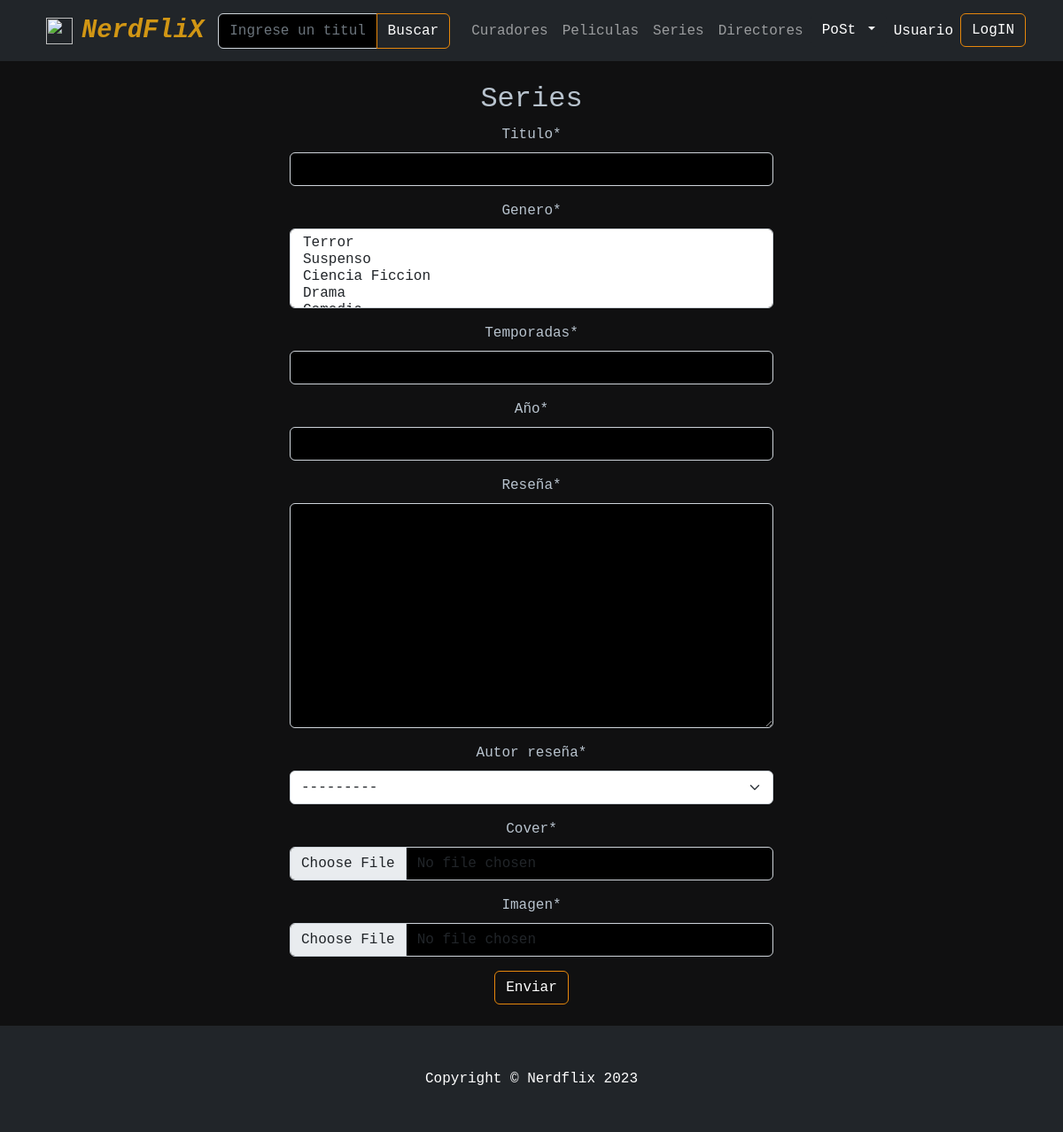
The page /series-formulario/ on the database as committed earlier.
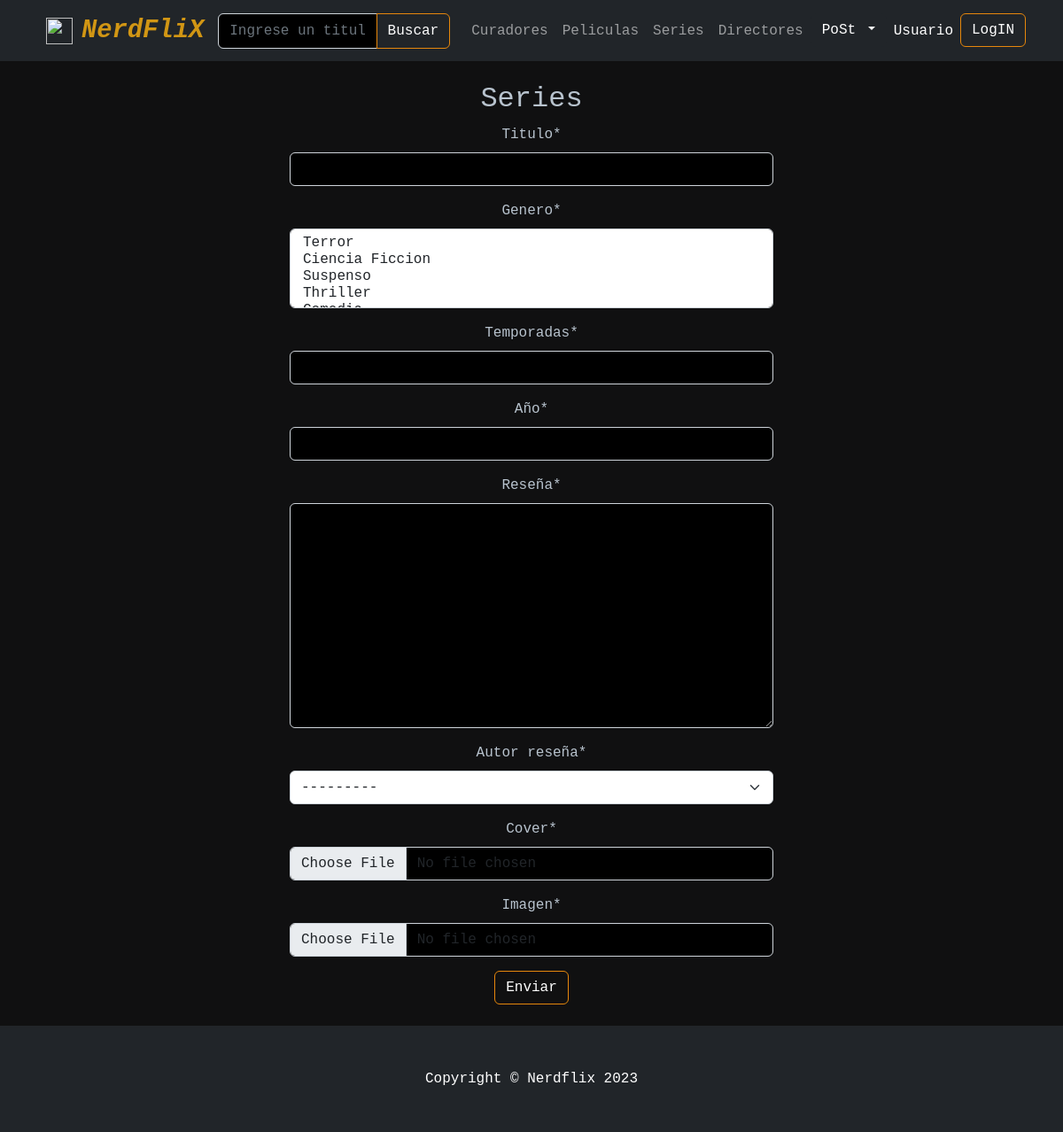
The same page on the database as committed later.
### AppCoder/models.py (models this page shows, shortened)
class Generos(models.Model):
    genero=models.CharField(max_length=50)
    slug = models.SlugField(unique=True)
    def __str__(self):
        return self.genero

### AppCoder/views.py (the view)
# urls.py: path('series-formulario/', views.series_formulario,name='seriesFormulario'),
def series_formulario(request):
    miFormulario = SeriesFormulario(request.POST,request.FILES)
    if request.method == 'POST':
        if miFormulario.is_valid():
            data = miFormulario.cleaned_data
            serie =Series(titulo=data['titulo'],año=data['año'],temporadas=data['temporadas'], reseña=data['reseña'], autor_reseña=data['autor_reseña'], cover =data['cover'], imagen =data['imagen'],video_link=data['video_link'])
            serie.save()
            serie.genero.set(data['genero'])
            return render(request,'AppCoder/resultados.html',{"mensaje":'Serie cargada con exito'})
        else:
            return render(request,'AppCoder/resultados.html',{"mensaje":'Formulario Invalido'})
    else:
        miFormulario = SeriesFormulario()
        return render(request,'AppCoder/series_formulario.html',{ 'miFormulario': miFormulario })

### AppCoder/forms.py
class SeriesFormulario(forms.Form):
    titulo =forms.CharField(max_length=50,required=True)
    genero= forms.ModelMultipleChoiceField(queryset=Generos.objects.all(),required=True)
    temporadas=forms.IntegerField(required=True)
    año=forms.IntegerField(required=True)
    reseña = forms.CharField(widget=forms.Textarea)
    autor_reseña= forms.ModelChoiceField(queryset=Curadores.objects.all(),required=True)
    cover = forms.ImageField(required=True)
    imagen = forms.ImageField(required=True)
    video_link =EmbedVideoFormField(required=False)

### AppCoder/models.py (called while the page is built)
    def __str__(self):
        return f'{self.nombre} {self.apellido}'

### AppCoder/templates/AppCoder/series_formulario.html (shortened to what this page needs)
{% extends "Base.html" %}
{% load crispy_forms_tags %}
{% block contenidoQueCambia %}
 <div class="page-header d-flex align-items-center">
    <div class="container position-relative">
      <div class="row d-flex justify-content-center">
        <div class="col-lg-6 text-center">
          <br>
          <form action="{% url 'seriesFormulario' %}" method="post" enctype="multipart/form-data">
         <h2>Series</h2>
            {{ miFormulario | crispy }}
            <button class="btn btn-primary"  type="submit">Enviar</button>
        </form>
        </div>
      </div>
    </div>
  </div>
  <br>
{% endblock %}

Rows that differ between the two databases and show on the page:
changed through a linked row, Generos: genero "Terror / Suspenso / Ciencia Ficcion / Drama" → "Terror / Ciencia Ficcion / Suspenso / Thriller"
